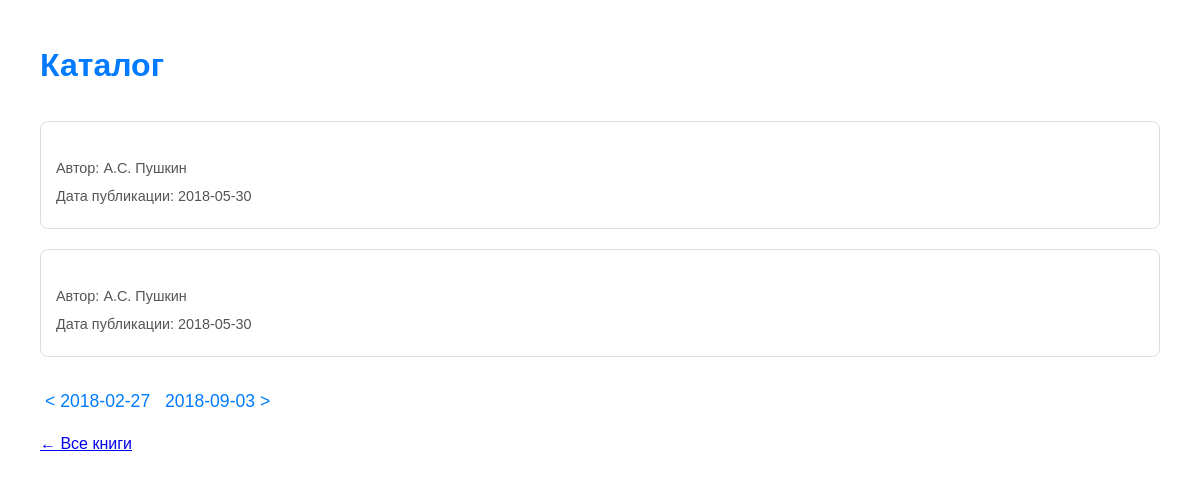
Screenshot of /books/2018-05-30/ with the database file from the repository.
### books/models.py (models this page shows, shortened)
class Book(models.Model):
    name = models.CharField(u'Название', max_length=64)
    author = models.CharField(u'Автор', max_length=64)
    pub_date = models.DateField(u'Дата публикации')

### books/views.py (the view)
# urls.py: path('books/<str:pub_date>/', book_by_date, name='book_by_date'),
def book_by_date(request, pub_date):
    try:
        pub_date = datetime.strptime(pub_date, '%Y-%m-%d').date()
    except ValueError:
        from django.http import Http404
        raise Http404("Неверный формат даты")
    books = Book.objects.filter(pub_date=pub_date)
    if not books.exists():
        from django.http import Http404
        raise Http404("Книг за эту дату не найдено")
    dates = Book.objects.dates('pub_date', 'day', order='ASC')
    dates_list = list(dates)
    prev_date = None
    next_date = None
    try:
        current_index = dates_list.index(pub_date)
        if current_index > 0:
            prev_date = dates_list[current_index - 1]
        if current_index < len(dates_list) - 1:
            next_date = dates_list[current_index + 1]
    except ValueError:
        pass
    context = {
        'books': books,
        'pub_date': pub_date,
        'prev_date': prev_date,
        'next_date': next_date,
    }
    return render(request, 'books/book_by_date.html', context)

### templates/books/book_by_date.html (shortened to what this page needs)
<!DOCTYPE html>
<html lang="ru">
<head>
</head>
<body>
    <h1>Каталог</h1>
    {% for book in books %}
        <div class="book-card">
            <p>Автор: {{ book.author }}</p>
            <p>Дата публикации: {{ book.pub_date|date:"Y-m-d" }}</p>
        </div>
    {% empty %}
        <p>Нет книг за эту дату.</p>
    {% endfor %}
    <div class="pagination">
        {% if prev_date %}
            <a href="{% url 'book_by_date' prev_date|date:'Y-m-d' %}">< {{ prev_date|date:"Y-m-d" }}</a>
        {% endif %}
        {% if next_date %}
            <a href="{% url 'book_by_date' next_date|date:'Y-m-d' %}">{{ next_date|date:"Y-m-d" }} ></a>
        {% endif %}
    </div>
    <p><a href="{% url 'books_list' %}">← Все книги</a></p>
</body>
</html>

### templates/books/book_by_date.html (style rules this page uses)
body { font-family: Arial, sans-serif; margin: 40px; line-height: 1.6; }
h1 { color: #007BFF; margin-bottom: 30px; }
.book-card { border: 1px solid #ddd; padding: 15px; margin-bottom: 20px; border-radius: 8px; }
.book-card p { margin: 5px 0; font-size: 0.9em; color: #555; }
.pagination { margin-top: 30px; font-size: 1.1em; }
.pagination a { color: #007BFF; text-decoration: none; margin: 0 5px; }

### rows the page displays
Book: author "А.С. Пушкин", pub_date "2018-05-30"
Book: author "А.С. Пушкин", pub_date "2018-05-30"

### other values shown
{{ prev_date|date:"Y-m-d" }} "2018-02-27"
{{ next_date|date:"Y-m-d" }} "2018-09-03"
